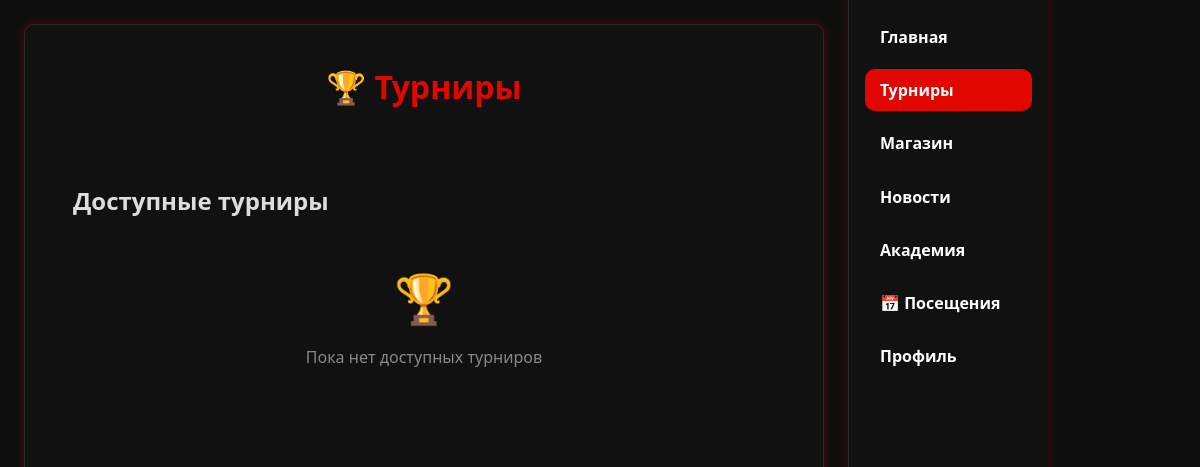
Page /tournaments/ on the earlier database version.
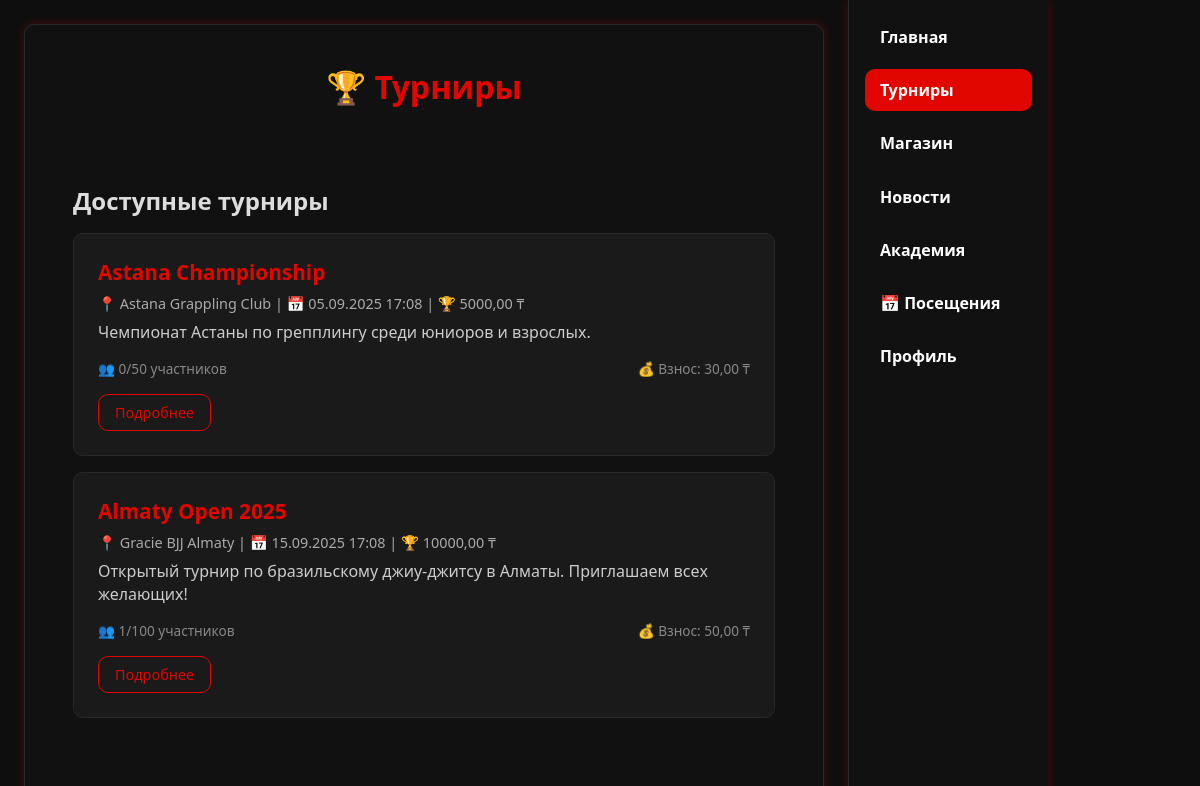
Same page on the later database version.
### tournaments/models.py (models this page shows, shortened)
class Tournament(models.Model):
    LEVEL_CHOICES = [
        ("beginner", "Начинающий"),
        ("intermediate", "Средний"),
        ("advanced", "Продвинутый"),
        ("all", "Все уровни"),
    ]
    title = models.CharField(max_length=200, verbose_name="Название турнира")
    description = models.TextField(verbose_name="Описание")
    gym = models.ForeignKey(Gym, on_delete=models.CASCADE, verbose_name="Академия")
    organizer = models.ForeignKey(
        settings.AUTH_USER_MODEL,
        on_delete=models.CASCADE,
        limit_choices_to={"role__in": ["coach", "admin"]},
        verbose_name="Организатор",
    )
    level = models.CharField(
        max_length=20, choices=LEVEL_CHOICES, default="all", verbose_name="Уровень"
    )
    max_participants = models.PositiveIntegerField(default=50, verbose_name="Максимум участников")
    registration_deadline = models.DateTimeField(verbose_name="Дедлайн регистрации")
    tournament_date = models.DateTimeField(verbose_name="Дата турнира")
    entry_fee = models.DecimalField(
        max_digits=10, decimal_places=2, default=Decimal("0.00"), verbose_name="Взнос за участие"
    )
    prize_pool = models.DecimalField(
        max_digits=10, decimal_places=2, default=Decimal("0.00"), verbose_name="Призовой фонд"
    )
    is_active = models.BooleanField(default=True, verbose_name="Активен")
    created_at = models.DateTimeField(auto_now_add=True, verbose_name="Дата создания")
    updated_at = models.DateTimeField(auto_now=True, verbose_name="Дата обновления")
    class Meta:
        verbose_name = "Турнир"
        verbose_name_plural = "Турниры"
        ordering = ["-tournament_date"]
    @property
    def current_participants(self):
        return self.applications.filter(status="approved").count()  # type: ignore

### gyms/models.py (models this page shows, shortened)
class Gym(models.Model):
    name = models.CharField(max_length=200, verbose_name="Название академии")
    address = models.TextField(verbose_name="Адрес")
    phone = models.CharField(max_length=20, verbose_name="Телефон")
    email = models.EmailField(verbose_name="Email")
    description = models.TextField(blank=True, verbose_name="Описание")
    image = models.ImageField(upload_to="gyms/", blank=True, null=True, verbose_name="Фото")
    rating = models.DecimalField(
        max_digits=3,
        decimal_places=2,
        default=Decimal("0.00"),
        validators=[MinValueValidator(0), MaxValueValidator(5)],
        verbose_name="Рейтинг",
    )
    is_active = models.BooleanField(default=True, verbose_name="Активна")
    created_at = models.DateTimeField(auto_now_add=True, verbose_name="Дата создания")
    updated_at = models.DateTimeField(auto_now=True, verbose_name="Дата обновления")
    class Meta:
        verbose_name = "Академия"
        verbose_name_plural = "Академии"
        ordering = ["name"]

### tournaments/views.py (the view)
# urls.py: path("", views.tournament_list, name="list"),
def tournament_list(request):
    tournaments = Tournament.objects.filter(is_active=True).order_by("tournament_date")
    return render(request, "tournaments/tournament.html", {"tournaments": tournaments})

### templates/tournaments/tournament.html (shortened to what this page needs)
<!DOCTYPE html>
<html lang="ru">
  <head>
    <link href="https://cdn.jsdelivr.net/npm/fullcalendar@6.1.18/main.min.css" rel="stylesheet" />
  </head>
  <body>
    <div class="dashboard">
      <h1>🏆 Турниры</h1>
      <section id="tournaments-list">
        <h2>Доступные турниры</h2>
        {% if tournaments %}
          {% for tournament in tournaments %}
            <div class="tournament-card">
              <div class="tournament-title">{{ tournament.title }}</div>
              <div class="tournament-info">📍 {{ tournament.gym.name }} | 📅 {{ tournament.tournament_date|date:'d.m.Y H:i' }} | 🏆 {{ tournament.prize_pool }} ₸</div>
              <div class="tournament-description">{{ tournament.description|truncatewords:30 }}</div>
              <div class="tournament-meta">
                <span>👥 {{ tournament.current_participants }}/{{ tournament.max_participants }} участников</span>
                <span>💰 Взнос: {{ tournament.entry_fee }} ₸</span>
              </div>
              <div class="tournament-actions">
                <a href="{% url 'tournaments:detail' tournament.pk %}" class="btn btn-secondary">Подробнее</a>
              </div>
            </div>
          {% endfor %}
        {% else %}
          <div class="empty-state">
            <div class="empty-state-icon">🏆</div>
            <p>Пока нет доступных турниров</p>
          </div>
        {% endif %}
      </section>
    </div>
    <nav>
      <a href="{% url 'dashboard:home' %}">Главная</a>
      <a href="{% url 'tournaments:list' %}" class="active">Турниры</a>
      <a href="{% url 'store:list' %}">Магазин</a>
      <a href="{% url 'announcements:list' %}">Новости</a>
      <a href="{% url 'gyms:list' %}">Академия</a>
      <a href="{% url 'attendance:list' %}">📅 Посещения</a>
      <a href="{% url 'users:profile' %}">Профиль</a>
    </nav>
  </body>
</html>

Differences in the rows shown:
added Tournament: title "Astana Championship", gym.name "Astana Grappling Club", tournament_date "05.09.2025 17:08", prize_pool "5000,00", description "Чемпионат Астаны по грепплингу среди юниоров и взрослых.", current_participants "0", max_participants "50", entry_fee "30,00"
added Tournament: title "Almaty Open 2025", gym.name "Gracie BJJ Almaty", tournament_date "15.09.2025 17:08", prize_pool "10000,00", description "Открытый турнир по бразильскому джиу-джитсу в Алматы. Приглашаем всех желающих!", current_participants "1", max_participants "100", entry_fee "50,00"
Other differences:
text no longer shown: "🏆 Пока нет доступных турниров"
